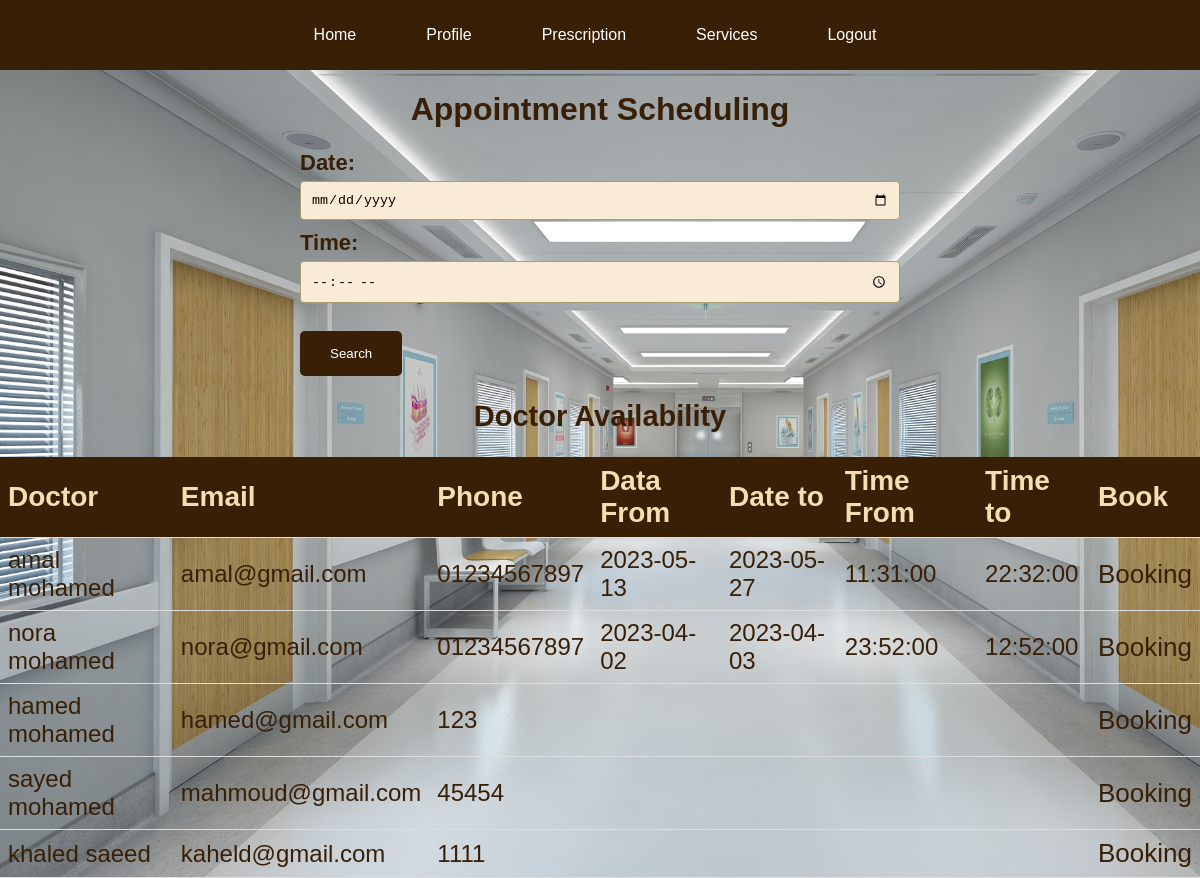
Screenshot of /patient_workflow/P_app.php (signed in) with the database file from the repository.
### tables this page shows
CREATE TABLE `doctors` (
  `id` int(11) NOT NULL,
  `name` varchar(100) NOT NULL,
  `phone` varchar(11) NOT NULL,
  `email` varchar(100) NOT NULL,
  `password` varchar(8) NOT NULL,
  `date_from` date DEFAULT NULL,
  `date_to` date DEFAULT NULL,
  `time_from` time DEFAULT NULL,
  `time_to` time DEFAULT NULL,
  `profile_image` varchar(100) DEFAULT NULL
);

### patient_database/patient_database.php (called while the page is built, shortened)
<?php
function database_get_all_patients(){
    $conn =database_connect();
    $result=mysqli_query($conn,'select * from doctors');
    $patient=mysqli_fetch_all($result,MYSQLI_ASSOC);
    return $patient;
}

### patient_workflow/P_app.php (the view, shortened to what this page needs)
<?php
    require_once __DIR__ . '/../patient_database/patient_database.php';
    if(isset($_POST['search_available_doctor'])){
        $date=$_POST['date'];
        $time=$_POST['time'];
        $id=$_SESSION['patient']->MRN;
        database_add_patient_date_time($date,$time,$id);
        $doctors=database_search_doctor_by_date_time($date,$time);
    }
    else{
        $doctors=database_get_all_patients();
    }
?>
<!DOCTYPE html>
<html lang="en">
<head>
    <link rel="stylesheet" href="../css/p_app.css">
</head>
<body>
<nav class="navbar">
            <ul>
            <li><a href="P_dec.php">Home</a></li>
                <li><a href="profile.php">Profile</a></li>
                <li><a href="pre.php">Prescription</a></li>
                <li><a href="../service_workflow/service.php">Services</a></li>
                <li><a href="logout.php">Logout</a></li>
            </ul>
        </nav>
    <h1>Appointment Scheduling</h1>
    <form action="P_app.php" method="post"  >
        <label for="date"> Date:</label>
        <input type="date" id="date" name="date" required>
        <label for="time"> Time:</label>
        <input type="time" id="time" name="time" required><br><br>
        <input type="submit" value="Search" name="search_available_doctor">
    </form>
    <h2>Doctor Availability</h2>
    <table>
        <thead>
            <tr>
                <th>Doctor</th>
                <th>Email</th>
                <th>Phone</th>
                <th>Data From</th>
                <th>Date to</th>
                <th>Time From</th>
                <th>Time to</th>
                <th>Book</th>
            </tr>
        </thead>
        <tbody>
            <?php if($doctors !=null):?>
            <?php foreach($doctors as $doctor):?>
            <tr>
                <td> <?=$doctor['name']?></td>
                <td> <?=$doctor['email']?></td>
                <td> <?=$doctor['phone']?></td>
                <td><?=$doctor['date_from']?></td>
                <td><?=$doctor['date_to']?></td>
                <td><?=$doctor['time_from']?></td>
                <td><?=$doctor['time_to']?></td>
                <td><a href="booking.php?id=<?=$doctor['id']?>&MRN=<?=$_SESSION['patient']->MRN?>">Booking</a></td>
            </tr>
            <?php endforeach;?>
            <?php else:?>
                <tr>
                    <td> no doctor found</td>
                </tr>
                <?php endif;?>
        </tbody>
    </table>
</body>
</html>

### css/p_app.css (style rules this page uses)
body { margin: 0; padding: 0; font-family: Arial, sans-serif; background-image: url(/images/OIP4.jpg); background-size: cover; background-repeat: no-repeat; background-attachment: fixed; }
.navbar { background-color: rgb(56, 31, 6); color: #fff; height: 70px; display: flex; justify-content: space-around; align-items: center; padding: 0; margin: 0; }
.navbar ul { list-style: none; padding: 10px; display: flex; }
.navbar ul li { margin-right: 25px; margin-left: 15px; padding: 15px; }
.navbar a { color: #fff; text-decoration: none; }
h1 { color: rgb(56, 31, 6); text-align: center; }
table { border-collapse: collapse; width: 100%; margin: auto; }
th { text-align: left; padding: 8px; border-bottom: 1px solid #ddd; font-size: 28px; color: wheat; background-color: rgb(56, 31, 6); }
td { text-align: left; padding: 8px; border-bottom: 1px solid #ddd; font-size: 24px; color: rgb(56, 31, 6); }
td a { text-decoration: none; color: rgb(56, 31, 6); pointer-events: painted; font-size: 26px; }
form { width: 50%; margin: auto; }
label { display: block; margin-bottom: 5px; font-weight: bolder; font-size: 22px; color: rgb(56, 31, 6); }
input[type="Date"], input[type="time"] { width: 100%; padding: 10px; border: 1px solid #ab9f6c; border-radius: 4px; box-sizing: border-box; margin-bottom: 10px; background-color: antiquewhite; }
input[type="submit"] { background-color: rgb(56, 31, 6); color: white; padding: 15px 30px; border: none; border-radius: 5px; cursor: pointer; }
h2 { text-align: center; color: rgb(56, 31, 6); font-size: 29px; }

### rows the page displays
doctors: name "amal mohamed", email "amal@gmail.com", phone "01234567897", date_from "2023-05-13", date_to "2023-05-27", time_from "11:31:00", time_to "22:32:00"
doctors: name "nora mohamed", email "nora@gmail.com", phone "01234567897", date_from "2023-04-02", date_to "2023-04-03", time_from "23:52:00", time_to "12:52:00"
doctors: name "hamed mohamed", email "hamed@gmail.com", phone "123"
doctors: name "sayed mohamed", email "mahmoud@gmail.com", phone "45454"
doctors: name "khaled saeed", email "kaheld@gmail.com", phone "1111"
